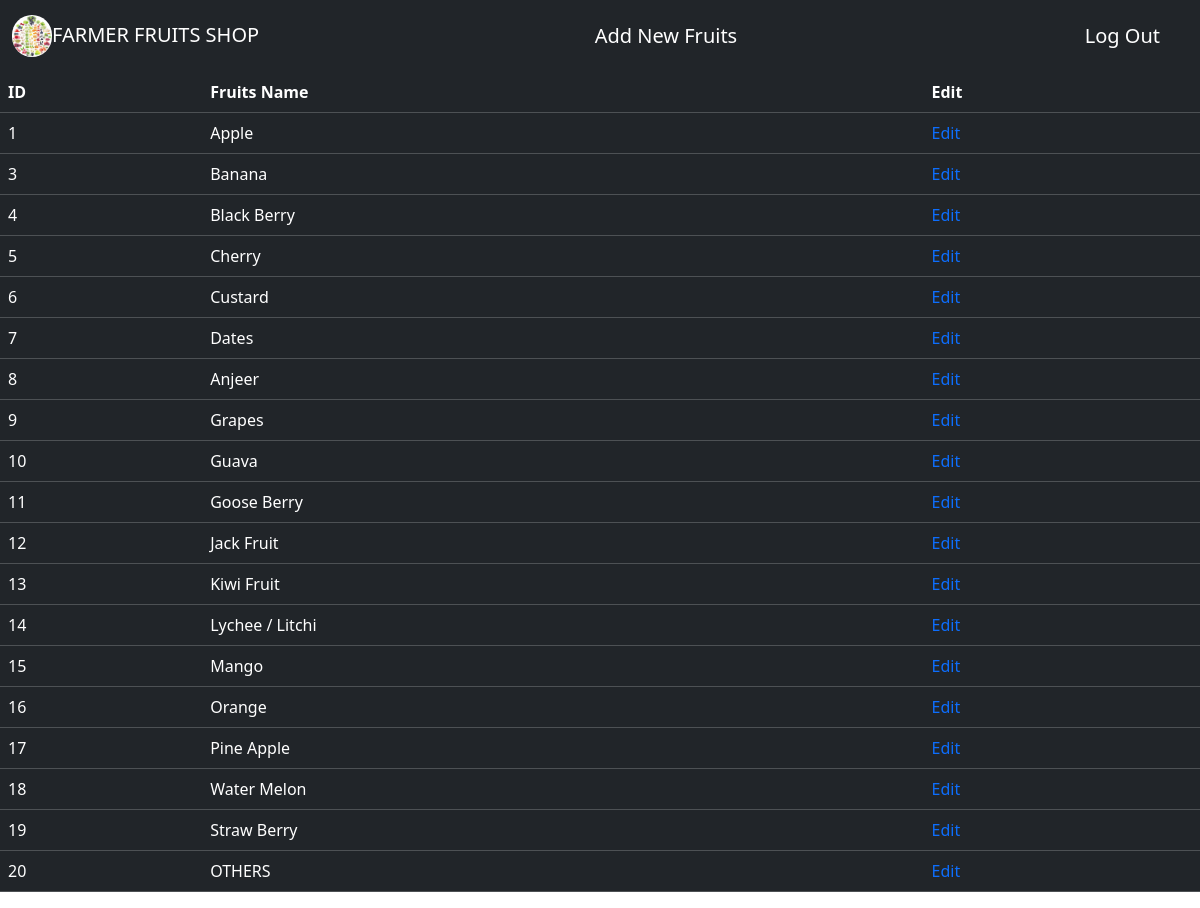
/product, run on the app's committed database.
### FarmerFruitsShop/models.py (models this page shows, shortened)
class Product(models.Model):
    name = models.CharField(max_length=50)

### FarmerFruitsShop/views.py (the view)
# urls.py: path('product',views.product_fun,name='product'),
def product_fun(request):
    s=Product.objects.all()
    return render(request, 'product.html', {'fruit': s})

### templates/product.html (shortened to what this page needs)
<!DOCTYPE html>
<html lang="en">
<head>
      <link  href="https://cdn.jsdelivr.net/npm/bootstrap@5.3.1/dist/css/bootstrap.min.css" rel="stylesheet">
</head>
<body>
<nav class="navbar navbar-expand-sm bg-dark navbar-dark ">
  <div class="container-fluid">
    <a class="navbar-brand" href="#"> <img src="static/images/fruits.jpg" alt="Fruits" style="width:40px;" class="rounded-pill">FARMER FRUITS SHOP</a>
    <nav class="navbar navbar-expand-sm  me-5s bg-dark navbar-dark">
      <div class="container-fluid">
        <a class="navbar-brand" href="add_fruit">Add New Fruits</a>
      </div>
    </nav>
    <nav class="navbar navbar-expand-sm bg-dark navbar-dark">
      <div class="container-fluid">
        <a class="navbar-brand" href="logout">Log Out</a>
      </div>
    </nav>
  </div>
</nav>
<table class="table table-dark">
  <thead>
    <tr>
      <th scope="col">ID</th>
      <th scope="col">Fruits Name</th>
      <th scope="col">Edit</th>
    </tr>
  </thead>
  {% for item in fruit %}
    <tbody>
      <tr>
        <td>{{ item.id }}</td>
        <td>{{ item.name }}</td>
        <td><a href="/edit_fruit/{{item.id}}/" style="text-decoration: none;">Edit</a></td>
      </tr>
    </tbody>
  {% endfor %}
</table>
</body>
</html>

### data on the page
Product: id "1", name "Apple"
Product: id "3", name "Banana"
Product: id "4", name "Black Berry"
Product: id "5", name "Cherry"
Product: id "6", name "Custard"
Product: id "7", name "Dates"
Product: id "8", name "Anjeer"
Product: id "9", name "Grapes"
Product: id "10", name "Guava"
Product: id "11", name "Goose Berry"
Product: id "12", name "Jack Fruit"
Product: id "13", name "Kiwi Fruit"
Product: id "14", name "Lychee / Litchi"
Product: id "15", name "Mango"
Product: id "16", name "Orange"
Product: id "17", name "Pine Apple"
Product: id "18", name "Water Melon"
Product: id "19", name "Straw Berry"
Product: id "20", name "OTHERS"
